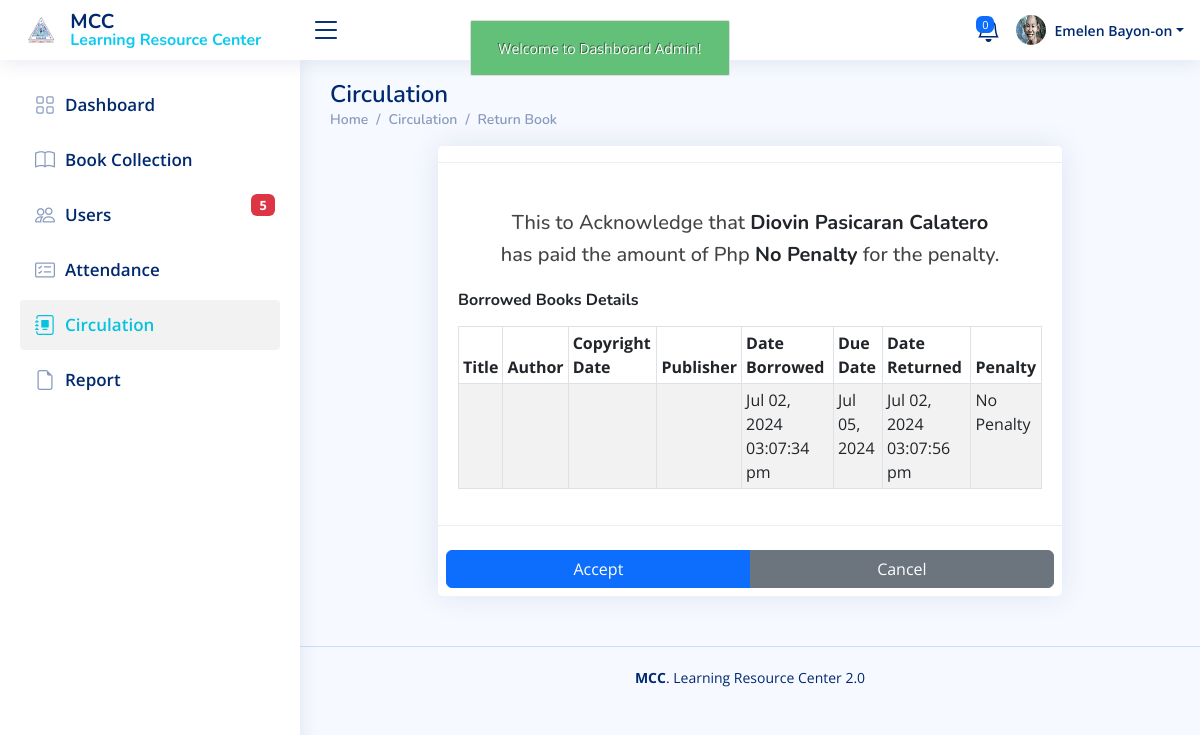
Before: /admin/acknowledgement_receipt.php (signed in) with the older database file.
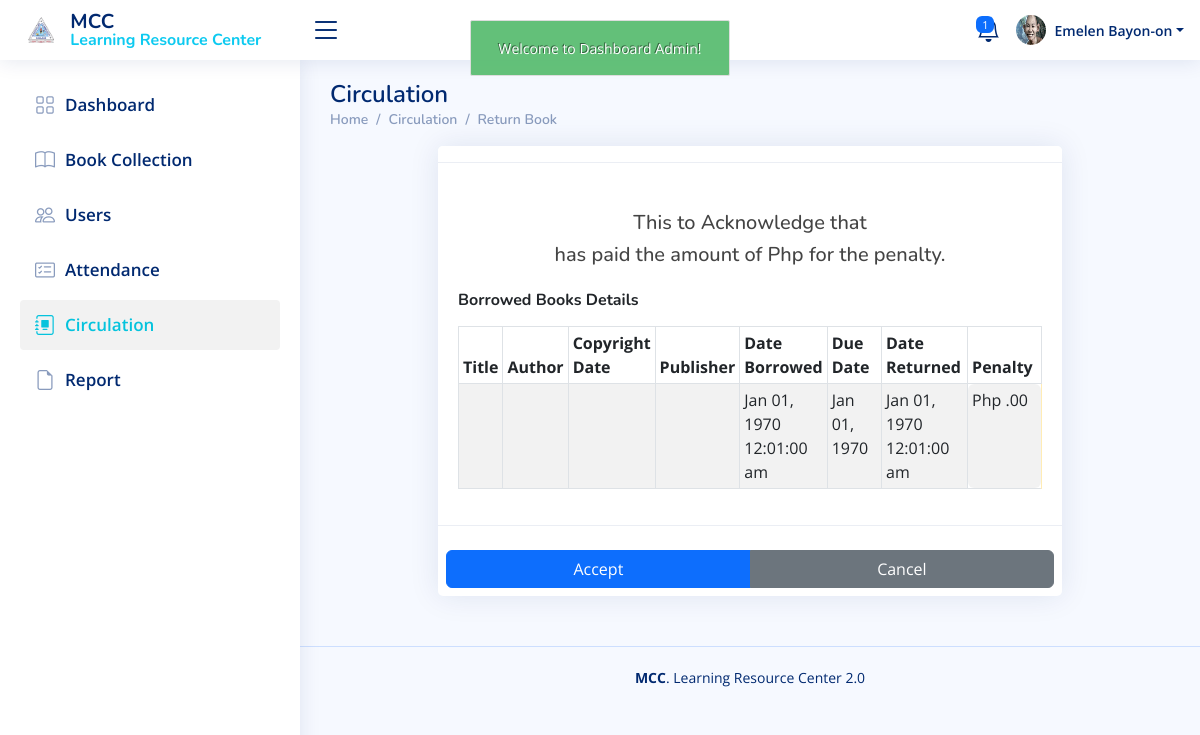
After: the same page with the newer database file.
### tables this page shows
CREATE TABLE `user` (
  `user_id` int(11) NOT NULL,
  `user_log_id` int(11) NOT NULL,
  `lastname` varchar(45) NOT NULL,
  `firstname` varchar(45) NOT NULL,
  `middlename` varchar(45) NOT NULL,
  `gender` varchar(20) NOT NULL,
  `course` varchar(45) NOT NULL,
  `address` varchar(100) NOT NULL,
  `cell_no` varchar(25) NOT NULL,
  `birthdate` varchar(45) NOT NULL,
  `email` varchar(50) NOT NULL,
  `year_level` varchar(45) NOT NULL,
  `student_id_no` varchar(45) NOT NULL,
  `password` varchar(255) NOT NULL,
  `cpassword` varchar(255) NOT NULL,
  `role_as` varchar(50) NOT NULL,
  `status` varchar(50) NOT NULL,
  `user_added` datetime NOT NULL,
  `qr_code` varchar(255) NOT NULL,
  `verify_token` varchar(255) NOT NULL
);

CREATE TABLE `return_book` (
  `return_book_id` int(11) NOT NULL,
  `user_id` int(11) NOT NULL,
  `faculty_id` int(11) NOT NULL,
  `book_id` int(11) NOT NULL,
  `date_borrowed` datetime NOT NULL,
  `due_date` datetime NOT NULL,
  `date_returned` datetime NOT NULL,
  `book_penalty` varchar(100) NOT NULL
);

### admin/acknowledgement_receipt.php (the view, shortened to what the changed rows need)
<?php
include('authentication.php');
include('includes/header.php');
include('./includes/sidebar.php');
$student_id = $_GET['student_id'];
$user_query = mysqli_query($con,"SELECT * FROM user WHERE student_id_no = '$student_id' ");
$user_row = mysqli_fetch_array($user_query);
?>
<main id="main" class="main">
     <div class="pagetitle">
          <h1>Circulation</h1>
     </div>
     <section class="section">
          <div class="row justify-content-center">
               <div class="col-lg-9">
                    <div class="card">
                         <div class="card-body">
                              <?php
                                  $return_query= mysqli_query($con,"SELECT * from return_book
                                  LEFT JOIN book ON return_book.book_id = book.book_id
                                  LEFT JOIN user ON return_book.user_id = user.user_id
                                  where return_book.return_book_id order by return_book.return_book_id DESC");
                                  $return_row= mysqli_fetch_array ($return_query);
                             ?>
                              <h6 class="text-center fs-5 mt-5">This to Acknowledge that <span
                                        class="text-dark fw-bold">
                                        <?php echo $user_row['firstname'].' '.$user_row['middlename'].' '.$user_row['lastname']?></span>
                                   <h6 class="text-center fs-5 mb-4"> has paid the amount of Php<span
                                             class="text-dark fw-bold"> <?php echo $return_row['book_penalty'] ?></span>
                                        for the penalty.
                                   </h6>
                              </h6>
                              <div class="table-responsive">
                                   <table class="table table-bordered table-striped table-sm">
                                        <thead>
                                             <tr>
                                                  <th>Title</th>
                                                  <th>Author</th>
                                                  <th>Copyright Date</th>
                                                  <th>Publisher</th>
                                                  <th>Date Borrowed</th>
                                                  <th>Due Date</th>
                                                  <th>Date Returned</th>
                                                  <th>Penalty</th>
                                             </tr>
                                        </thead>
                                        <tbody>
                                             <tr>
                                                  <td style="text-transform: capitalize">
                                                       <?php echo $return_row['title']; ?></td>
                                                  <td><?php echo $return_row['author']; ?></td>
                                                  <td><?php echo $return_row['copyright_date']; ?></td>
                                                  <td><?php echo $return_row['publisher']; ?></td>
                                                  <td><?php echo date("M d, Y h:m:s a",strtotime($return_row['date_borrowed'])); ?>
                                                  </td>
                                                  <?php
								 if ($return_row['book_penalty'] != 'No Penalty'){
									 echo "<td class='' style='width:100px;'>".date("M d, Y",strtotime($return_row['due_date']))."</td>";
								 }else {
									 echo "<td>".date("M d, Y",strtotime($return_row['due_date']))."</td>";
								 }
								?>
                                                  <?php
								 if ($return_row['book_penalty'] != 'No Penalty'){
									 echo "<td class='' style='width:100px;'>".date("M d, Y h:m:s a",strtotime($return_row['date_returned']))."</td>";
								 }else {
									 echo "<td>".date("M d, Y h:m:s a",strtotime($return_row['date_returned']))."</td>";
								 }
								?>
                                                  <?php
								 if ($return_row['book_penalty'] != 'No Penalty'){
									 echo "<td class='alert alert-warning' style='width:100px;'>Php ".$return_row['book_penalty'].".00</td>";
								 }else {
									 echo "<td>".$return_row['book_penalty']."</td>";
								 }
								?>
                                             </tr>
                                        </tbody>
                                   </table>
                              </div>
                         </div>
                    </div>
               </div>
     </section>
</main>
<?php
include('./includes/script.php');
?>

### admin/includes/topnav.php (shortened to what the changed rows need)
<header id="header" class="header fixed-top d-flex align-items-center">
     <nav class="header-nav ms-auto">
          <ul class="d-flex align-items-center">
               <li class="nav-item dropdown me-3">
                    <a class="nav-link nav-icon fs-4" href="#" data-bs-toggle="dropdown">
                         <?php
                                             $query = "SELECT COUNT(DISTINCT user_id) AS total_borrowers FROM holds WHERE hold_status = 'Hold'";
                                             $query_run = mysqli_query($con, $query);
                                             if ($query_run) {
                                                 $row = mysqli_fetch_assoc($query_run);
                                                 $total_borrowers = $row['total_borrowers'];
                                                 echo '<span class="badge bg-primary badge-number">'.$total_borrowers.'</span>';
                                             } else {
                                                 echo '<span class="badge bg-primary badge-number">0</span>';
                                             }
                                             ?>
                    </a>
               </li>
          </ul>
     </nav>
</header>

### admin/includes/sidebar.php (shortened to what the changed rows need)
<aside id="sidebar" class="sidebar" id="v-pills-tab" role="tablist">
     <?php  $page = substr($_SERVER['SCRIPT_NAME'], strrpos($_SERVER['SCRIPT_NAME'], "/")+ 1); ?>
     <ul class="sidebar-nav" id="sidebar-nav">
          <li class="nav-item">
    <a class="nav-link collapsed<?= ($page == 'users.php' ||
        $page == 'user_student.php' ||
        $page == 'user_student_add.php' ||
        $page == 'user_student_view.php' ||
        $page == 'user_student_edit.php' ||
        $page == 'user_faculty.php' ||
        $page == 'user_student_approval.php') ? ' active' : '' ?>"
        href="users.php">
        <i class="bi bi-people"></i><span>Users</span>
        <?php
            $user_sql = "SELECT COUNT(*) AS pending_count FROM user WHERE status = 'pending'";
            $faculty_sql = "SELECT COUNT(*) AS pending_count FROM faculty WHERE status = 'pending'";
            $user_result = mysqli_query($con, $user_sql);
            $faculty_result = mysqli_query($con, $faculty_sql);
            $user_row = mysqli_fetch_assoc($user_result);
            $faculty_row = mysqli_fetch_assoc($faculty_result);
            $pendingCount = $user_row['pending_count'] + $faculty_row['pending_count'];
            if ($pendingCount > 0) {
                echo '<span class="badge bg-danger">' . $pendingCount . '</span>';
            }
        ?>
    </a>
</li>
     </ul>
</aside>

Changed rows visible on the page:
removed user: firstname "Diovin", middlename "Pasicaran", lastname "Calatero"
removed return_book: book_penalty "No Penalty", date_borrowed "Jul 02, 2024 03:07:34 pm", due_date "Jul 05, 2024", date_returned "Jul 02, 2024 03:07:56 pm"
Other visible differences:
$total_borrowers: "0" → "1"
date("M d, Y h:m:s a",strtotime($return_row['date_borrowed'])): (not shown) → "Jan 01, 1970 12:01:00 am"
date("M d, Y",strtotime($return_row['due_date'])): (not shown) → "Jan 01, 1970"
date("M d, Y h:m:s a",strtotime($return_row['date_returned'])): (not shown) → "Jan 01, 1970 12:01:00 am"
$pendingCount: "5" → (not shown)
text now shown: "Php .00"
